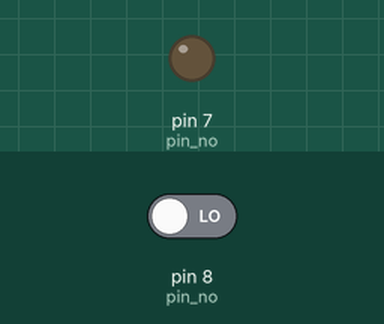
Simulated run of this sketch. Board: Arduino Uno, built with avr-gcc and run on an emulated ATmega328P. On the bench: output pins drawn as LEDs (lit = HIGH). The test bench sets the inputs (shaded band); at power-on: pin 8 (pin_no) LOW.

Above: at 1.2 s.
1.3 s: pin 8 (pin_no) driven HIGH
At 2.4 s:
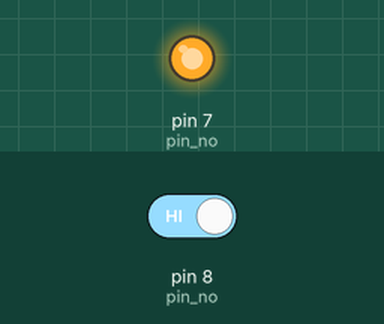
Timing chart, 0 to 4.3 s (numbered marks = the images above; inputs shaded):
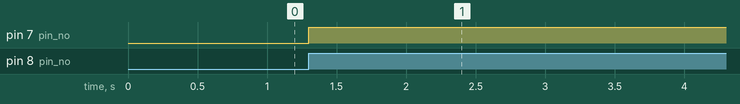

The sketch:

Clap_Operating_Device.ino
```cpp
void setup() {
 pinMode(7,OUTPUT);//pin no. 7 selected for output of LED or RELAY
 pinMode(8,INPUT);//pin no. 8 selected for taking input from sound sensor
 Serial.begin(9600);//Setting Baud Rate

}

void loop() {
  // put your main code here, to run repeatedly:
int val;//taking integer type variable val
val=digitalRead(8);//reading values from the 8 pin and then we are storing in the val variable
if(val==1)//if there is clap
{
  digitalWrite(7,1);//if yes then turn on the light or any appliances connected to it
  delay(5000);
}
else{
  digitalWrite(7,0);//else turn off the light or any appliances connected to it

}
}
```

Measured:
- after the input at 1.3 s, pin 7 (pin_no): LOW → HIGH at once
